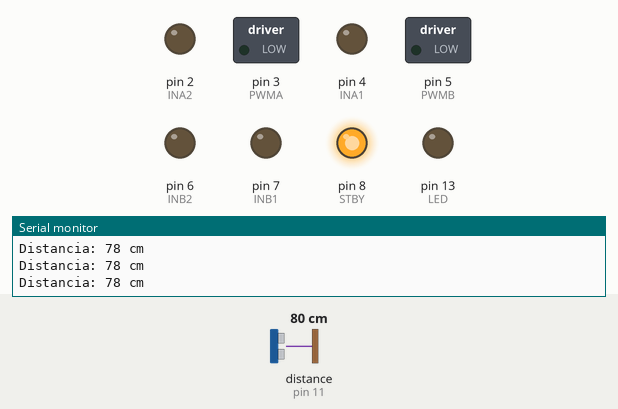
Simulated run of this sketch. Board: Arduino Uno, built with avr-gcc and run on an emulated ATmega328P. Parts: switched loads named in the sketch (green lamp = pin HIGH), output pins drawn as LEDs (lit = HIGH), the last lines printed to the serial monitor. Wiring (inferred from the names in the program): ultrasonic range finder: trigger pin 12; echo pin 11. The test bench sets the inputs (shaded band); at power-on: distance to the obstacle (sensor on pin 11) 80 cm. The echo pulse lasts 58.3 µs per cm; pins used as bus, display or sensor lines are not drawn.

Above: at 1.2 s.
1.3 s: distance to the obstacle (sensor on pin 11) set to 12 cm
2.8 s: distance to the obstacle (sensor on pin 11) set to 9 cm
At 3.8 s:
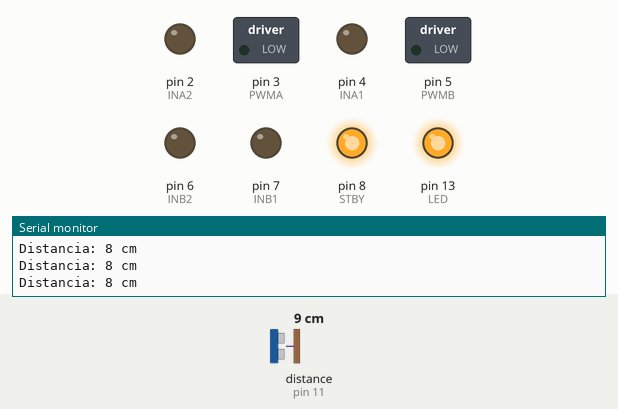
4.3 s: distance to the obstacle (sensor on pin 11) set to 60 cm
At 6.8 s:
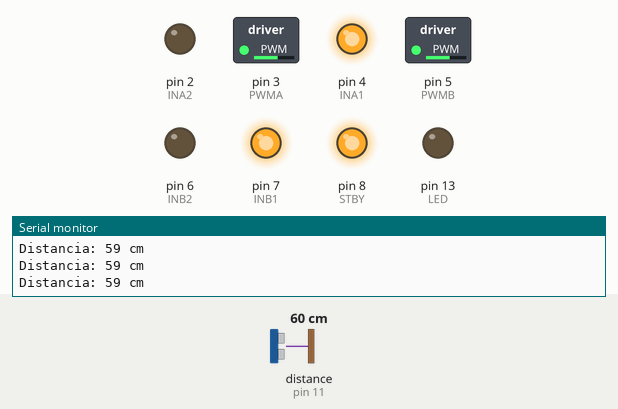
7.3 s: distance to the obstacle (sensor on pin 11) set to 2 cm
At 8.5 s:
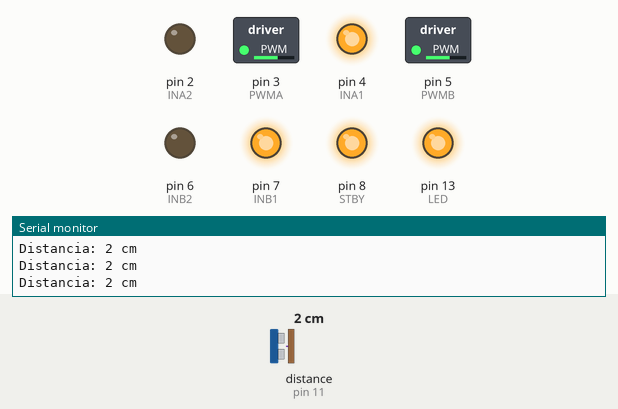
8.8 s: distance to the obstacle (sensor on pin 11) set to 18 cm
At 11.6 s:
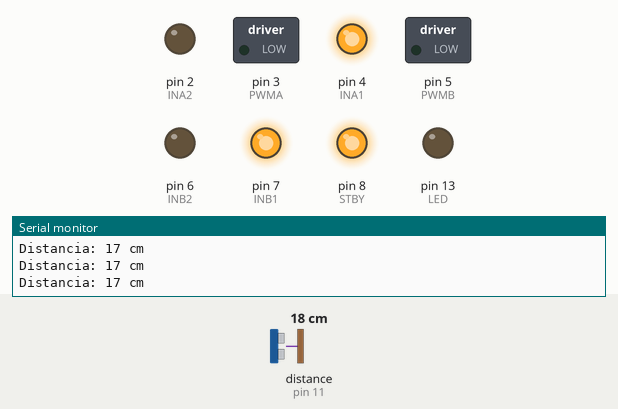
11.8 s: distance to the obstacle (sensor on pin 11) set to 4 cm
At 12.8 s:
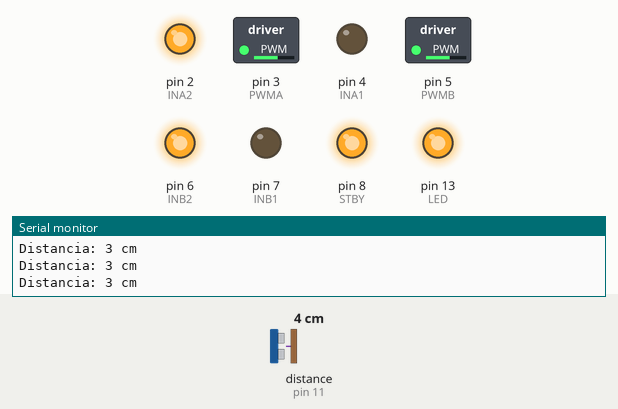
Timing chart, 0 to 19.5 s (numbered marks = the images above; inputs shaded):
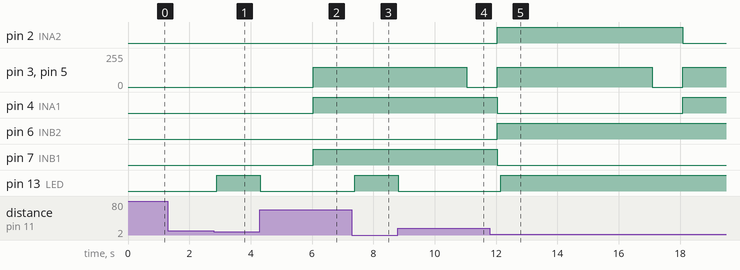

Measured:
- the behaviour switches between 11 and 10 cm on distance to the obstacle (sensor on pin 11) (found by bisection; images 0 and 1)
- after the input at 2.8 s, pin 13 (LED): LOW → HIGH after 0.09 s
- after the input at 4.3 s, pin 13 (LED): HIGH → LOW at once
- after the input at 7.3 s, pin 13 (LED): LOW → HIGH after 0.10 s
- after the input at 8.8 s, pin 13 (LED): HIGH → LOW at once
- after the input at 11.8 s, pin 13 (LED): LOW → HIGH after 0.35 s

The sketch:

PruebaHW_robot_obstaculos.ino
```cpp
// Pines del driver TB6612FNG
const int INA1 = 4;
const int INA2 = 2;
const int PWMA = 3;
const int INB1 = 7;
const int INB2 = 6;
const int PWMB = 5;
const int STBY = 8;

// Pines del sensor HC-SR04
const int TRIG = 12;
const int ECHO = 11;
const int LED = 13;

long duracion;
int distancia;

unsigned long ultimoCambio = 0;
int estadoMovimiento = 0;

void setup() {
  // Pines de motores
  pinMode(INA1, OUTPUT);
  pinMode(INA2, OUTPUT);
  pinMode(PWMA, OUTPUT);
  pinMode(INB1, OUTPUT);
  pinMode(INB2, OUTPUT);
  pinMode(PWMB, OUTPUT);
  pinMode(STBY, OUTPUT);

  // Pines del sensor
  pinMode(TRIG, OUTPUT);
  pinMode(ECHO, INPUT);
  pinMode(LED, OUTPUT);

  // Activar STBY
  digitalWrite(STBY, HIGH);

  Serial.begin(9600);
}

void loop() {
  // Leer distancia
  digitalWrite(TRIG, LOW);
  delayMicroseconds(2);
  digitalWrite(TRIG, HIGH);
  delayMicroseconds(10);
  digitalWrite(TRIG, LOW);
  duracion = pulseIn(ECHO, HIGH);
  distancia = duracion * 0.034 / 2;
  Serial.print("Distancia: ");
  Serial.print(distancia);
  Serial.println(" cm");
  digitalWrite(LED,(distancia<10));

  // Cambiar movimiento cada 5 segundos
  if (millis() - ultimoCambio >= 5000) {
    detenerMotores();
    delay(1000); // Pausa entre acciones
    switch (estadoMovimiento) {
      case 0:
        Serial.println("Avanzar");
        avanzar(150);
        break;
      case 1:
        Serial.println("Retroceder");
        retroceder(150);
        break;
      case 2:
        Serial.println("Giro Izquierda");
        girarIzquierda(150);
        break;
      case 3:
        Serial.println("Giro Derecha");
        girarDerecha(150);
        break;
    }
    estadoMovimiento = (estadoMovimiento + 1) % 4;
    ultimoCambio = millis();
  }

  delay(100); // Pequeño delay para lectura estable
}

// Funciones de movimiento
void avanzar(int velocidad) {
  digitalWrite(INA1, HIGH);
  digitalWrite(INA2, LOW);
  analogWrite(PWMA, velocidad);

  digitalWrite(INB1, HIGH);
  digitalWrite(INB2, LOW);
  analogWrite(PWMB, velocidad);
}

void retroceder(int velocidad) {
  digitalWrite(INA1, LOW);
  digitalWrite(INA2, HIGH);
  analogWrite(PWMA, velocidad);

  digitalWrite(INB1, LOW);
  digitalWrite(INB2, HIGH);
  analogWrite(PWMB, velocidad);
}

void girarIzquierda(int velocidad) {
  digitalWrite(INA1, HIGH);
  digitalWrite(INA2, LOW);
  analogWrite(PWMA, velocidad);

  digitalWrite(INB1, LOW);
  digitalWrite(INB2, HIGH);
  analogWrite(PWMB, velocidad);
}

void girarDerecha(int velocidad) {
  digitalWrite(INA1, LOW);
  digitalWrite(INA2, HIGH);
  analogWrite(PWMA, velocidad);

  digitalWrite(INB1, HIGH);
  digitalWrite(INB2, LOW);
  analogWrite(PWMB, velocidad);
}

void detenerMotores() {
  analogWrite(PWMA, 0);
  analogWrite(PWMB, 0);
}
```
